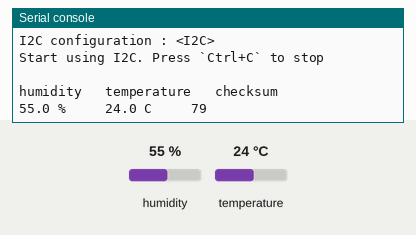
Bench run of a program on a simulated ESP32 board running MicroPython. On the bench: the last lines printed to the serial console. The inputs (shaded band) are chosen by the test bench; at power-on: humidity 55 %, temperature 24 °C.

Above: at 1.2 s.
1.3 s: humidity set to 22 %
At 6.2 s:
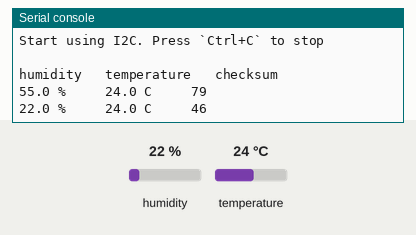
7.3 s: temperature set to 12 °C
At 11.2 s:
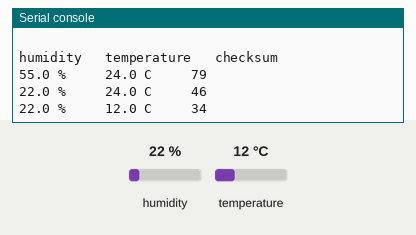
13.3 s: humidity set to 40 %
At 16.2 s:
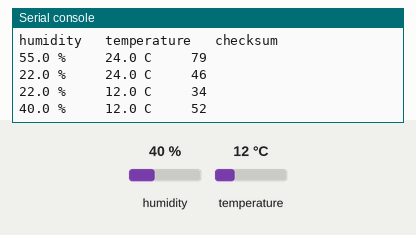
Timing chart, 0 to 17.7 s (numbered marks = the images above; inputs shaded):
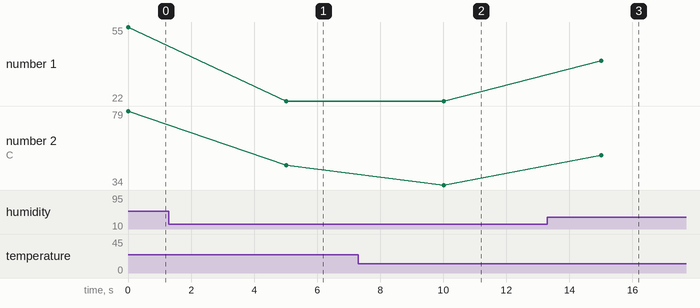

Measured:
- after the input at 1.3 s, the serial console: prints a new line after 3.7 s (image 1)
- after the input at 7.3 s, the serial console: prints a new line after 2.7 s (image 2)
- after the input at 13.3 s, the serial console: prints a new line after 1.7 s (image 3)
- plotted number 1: 55 → 22 after the input at 1.3 s, 22 → 40 after the input at 13.3 s
- plotted number 2: 79 → 46 after the input at 1.3 s, 46 → 34 after the input at 7.3 s, 34 → 52 after the input at 13.3 s

The program:

02-i2c_dht.py
```python
"""
Read sensor values using I2C bus

This script demonstrates using I2C to read values from
DHT12 temperature and humidity sensor.

Authors:
- MicroPython, https://github.com/micropython/micropython/blob/master/examples/accel_i2c.py
- Tomas Fryza

Creation date: 2023-06-17
Last modified: 2024-11-02
"""

from machine import I2C
from machine import Pin
import time

SENSOR_ADDR = 0x5c  # DHT12

# Init I2C using pins GP22 & GP21 (default I2C0 pins)
i2c = I2C(0, scl=Pin(22), sda=Pin(21), freq=100_000)

# Check the sensor
addrs = i2c.scan()
if SENSOR_ADDR not in addrs:
    raise Exception(f"`{hex(SENSOR_ADDR)}` is not detected")

print(f"I2C configuration : {str(i2c)}")
print("Start using I2C. Press `Ctrl+C` to stop")
print("")
print("humidity\t temperature\t checksum")

try:
    # Forever loop
    while True:
        # Read 2 bytes from `SENSOR_ADDR` device, starting at address 0
        a = i2c.readfrom_mem(SENSOR_ADDR, 0, 5)
        print(f"{a[0]}.{a[1]} %\t\t {a[2]}.{a[3]} C\t\t {a[4]}")

        if (a[0]+a[1]+a[2]+a[3]) & 0xff != a[4]:
            raise Exception("Checksum error")
        time.sleep(5)

except KeyboardInterrupt:
    # This part runs when Ctrl+C is pressed
    print("Program stopped. Exiting...")

    # Optional cleanup code
```
